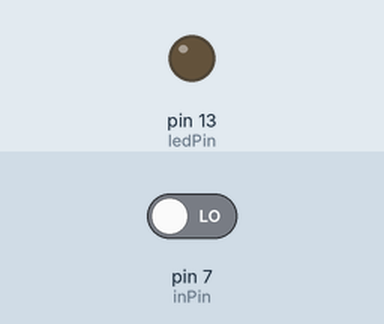
Recording of a sketch running on a simulated Arduino Uno, built with avr-gcc and run on an emulated ATmega328P. Parts: output pins drawn as LEDs (lit = HIGH). The inputs (shaded band) are chosen by the test bench; at power-on: pin 7 (inPin) LOW.

Above: at 1.2 s.
1.3 s: pin 7 (inPin) driven HIGH
At 2.3 s:
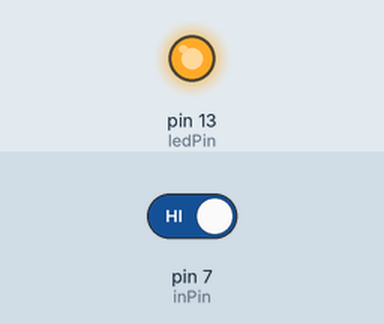
2.8 s: pin 7 (inPin) driven LOW
At 3.5 s:
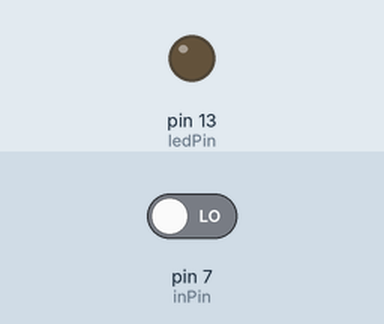
Timing chart, 0 to 5.8 s (numbered marks = the images above; inputs shaded):
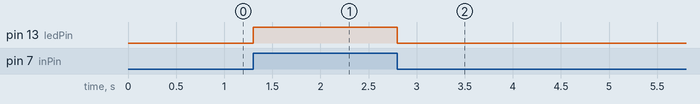

Measured:
- after the input at 1.3 s, pin 13 (ledPin): LOW → HIGH at once
- after the input at 2.8 s, pin 13 (ledPin): HIGH → LOW at once

The sketch:

DetectInputToAPin.ino
```cpp
int ledPin = 13;  // LED connected to digital pin 13
int val = 0;      // variable to store the read value
int inPin = 7;    // connected digital pin 7

void setup() {
 Serial.begin(9600);
  pinMode(ledPin, OUTPUT);  // sets the digital pin 13 as output
  pinMode(inPin, INPUT);    // sets the digital pin 7 as input
  //Serial.print("It's a rainy day today!");
}

void loop() {
 val = digitalRead(inPin);   // read the input pin
 digitalWrite(ledPin, val);  // sets the LED to the button's value

}
```
